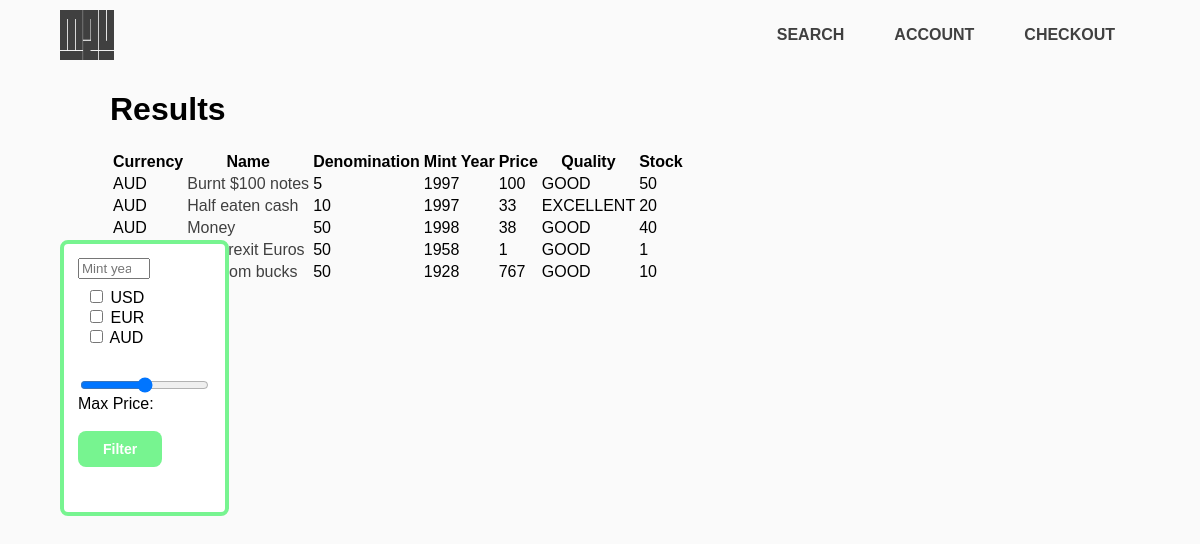
Screenshot of /Search.php with the database file from the repository.
### tables this page shows
CREATE TABLE Products_status (
    product_id CHAR(10) NOT NULL,
    product_name VARCHAR(20) NOT NULL,
    price int NOT NULL,
    quality VARCHAR(100) NOT NULL DEFAULT "GOOD",
    shipping_status VARCHAR(100) NOT NULL DEFAULT "IN WAREHOUSE",
    quantity INT NOT NULL,
    PRIMARY KEY(product_id, quality, shipping_status),
    FOREIGN KEY (product_id) REFERENCES Products (product_id)
);

CREATE TABLE Products(
    product_id CHAR(10) NOT NULL UNIQUE,
    currency VARCHAR(100) NOT NULL,
    denomination SMALLINT NOT NULL,
    mint_year YEAR NOT NULL,
    PRIMARY KEY (product_id) 
);

### db_functions.php (the view, shortened to what this page needs)
<?php
$header = ["Currency", "Name", "Denomination", "Mint Year", "Price", "Quality", "Stock"];
function display_search_results($conn, $filter_currency, $year, $cost)
{
    global $header;
    $sql = "SELECT Products.product_id, currency, product_name, denomination, mint_year, price, quality, quantity
            FROM Products
            CROSS JOIN Products_status
            ON Products.product_id = Products_status.product_id
            WHERE shipping_status = 'IN WAREHOUSE'";
    $ret = null;
    if($result = mysqli_query($conn, $sql))
    {
        if(mysqli_num_rows($result) > 0)
        {
            echo '<h1> Results </h1>', "\n";
            echo "\t\t\t", '<table id="results">', "\n";
            echo "\t\t\t\t", '<tr>', "\n";
            foreach($header as $label)
            {
                echo "\t\t\t\t\t", '<th>', $label, "</th>", "\n";
            }
            echo "\t\t\t\t", '</tr>', "\n";
            while($row = mysqli_fetch_assoc($result))
            {
                echo "\t\t\t\t", '<tr>', "\n";
                foreach($row as $attribute => $value)
                {
                    if($attribute == "product_id")
                    {
                        continue;
                    }
                    else if($attribute == "product_name")
                    {
                        echo "\t\t\t\t\t", '<td>', '<a href=Product.php?element=',$row["product_id"], '>', $value, '</a>' ,"</td>", "\n";
                    }
                    else
                    {
                        echo "\t\t\t\t\t", '<td>', $value, "</td>", "\n";
                    }
                }
            }
            echo "\t\t\t", "</table>", "\n";
        }
        else
        {
            echo "\t\t\t", "<p> no results found </p>";
        }
    }
    else
    {
        echo "\t\t\t", "<p> sql query faliure</p>";
    }
    return $ret;
}
?>

### Search.php (shortened to what this page needs)
<html lang="en">
<head>
    <link rel="stylesheet" href="./Styles/styles.css">
</head>
<body>
    <?php
    require_once "website_header.php";
    require_once "db_functions.php";
    $year = $_REQUEST['year'];
    $filter_currency = [];
    $slider_value = $_GET['cost'];
    ?>
    <div class="search_page">
        <aside class="sidebar">
            <form id="product_filter" action="" method="get" name="filter">
                <input id="year" type="number" placeholder="Mint year" name="year" min="1900" max="2021" value="<?php echo $year; ?>"><br>
                <div id="checkboxes">
                    <input id="usd_c" type="checkbox" name="currency_USD" value="USD">
                    <label for="usd_c">USD</label><br>
                    <input id="eur_c" type="checkbox" name="currency_EUR" value="EUR">
                    <label for="eur_c">EUR</label><br>
                    <input id="aud_c" type="checkbox" name="currency_AUD" value="AUD">
                    <label for="aud_c">AUD</label><br>
                </div>
                <div id="sliders">
                    <input type="range" id="cost" name="cost" min="0" max="1000" step="10" value="<?php echo $slider_value; ?>"><br>
                    <label id="cost_label" for="cost">Max Price: <?php echo $slider_value; ?></label><br>
                </div>
                <br>
                <input class="submit_btn" type="submit" value="Filter">
            </form>
        </aside>
        <main class="content">
            <?php
            $conn = get_conn();
            display_search_results($conn, $filter_currency, $year, $slider_value);
            ?>
        </main>
    </div>
</body>

### website_header.php (shortened to what this page needs)
<head>
    <link rel="stylesheet" href="./Styles/headerstyle.css">
</head>
<header id="website_header">
    <a href="index.php"><img src="assets/images/M2U_Black.png" alt="Website Logo" id="Heading_Logo"></a>
    <nav id="Site_Nav" class="Site_Nav">
        <ul>
            <li><a href="Search.php">Search</a></li>
            <li><a href="">Account</a></li>
            <li><a href="Checkout.php">Checkout</a></li>
        </ul>
    </nav>
</header>

### Styles/styles.css (style rules this page uses)
body { background-color: rgb(250, 250, 250); font-family: Verdana, Helvetica, sans-serif; margin: 0 5% 0 5%; }
#checkboxes { padding: 8px; margin-bottom: 20px; }
.submit_btn { background-color: #77F490; font-weight: bold; font-size: 14px; color: white; text-decoration: none; border: none; border-radius: 8px; padding: 10px 25px 10px 25px; }
ul { list-style-type: none; margin: 0; padding: 0; }
.search_page { display: flex; }
.sidebar { background-color: white; border: solid 4px #77F490; border-radius: 8px; padding: 14px; position: absolute; height: 30%; top: 30%; }
#product_filter { align-items: center; }
.content { flex-grow: 1; overflow: auto; margin-left: 50px; }

### Styles/headerstyle.css (style rules this page uses)
#website_header { background-color: rgb(250, 250, 250); font-family: Arial, Helvetica, sans-serif; top: 0; width: 100%; padding-top: 10px; padding-bottom: 10px; position: sticky; font-weight: bold; text-transform: uppercase; }
#Heading_Logo { display: block; margin-left: auto; margin-right: auto; width: 5%; height: 50px; float: left; }
#Site_Nav ul { padding: 0px; list-style-type: none; float: right; box-sizing: content-box; color: #404040; }
#Site_Nav li { float: left; display:block; margin: auto; line-height: 50px; color: #404040; }
#Site_Nav li a { display: block; text-align: center; padding: 0px 25px 0px 25px; color: #404040; font-size: 1em; margin: auto; }
a { text-decoration: none; color: #404040; }
nav li a, nav ul li a:after, nav ul li a:before { transition: all .35s; }
nav.Site_Nav ul li a { position: relative; }
nav.Site_Nav ul li a:after { position: absolute; bottom: 0; left: 0; right: 0; margin: auto; width: 0%; content: '.'; color: transparent; background: linear-gradient(130deg, rgba(119,244,144,1) 0%, rgba(130,233,151,1) 35%, rgba(183,246,196,1) 100%); ; height: 5px; }

### rows the page displays
products_status: product.currency "AUD", product_name "Burnt $100 notes", product.denomination "5", product.mint_year "1997", price "100", quality "GOOD", quantity "50"
products_status: product.currency "AUD", product_name "Half eaten cash", product.denomination "10", product.mint_year "1997", price "33", quality "EXCELLENT", quantity "20"
products_status: product.currency "AUD", product_name "Money", product.denomination "50", product.mint_year "1998", price "38", quality "GOOD", quantity "40"
products_status: product_name "Pre-Brexit Euros", product.denomination "50", product.mint_year "1958", price "1", quality "GOOD", quantity "1"
products_status: product_name "Freedom bucks", product.denomination "50", product.mint_year "1928", price "767", quality "GOOD", quantity "10"

### other values shown
$label "Currency"
$label "Name"
$label "Denomination"
$label "Mint Year"
$label "Price"
$label "Quality"
$label "Stock"
